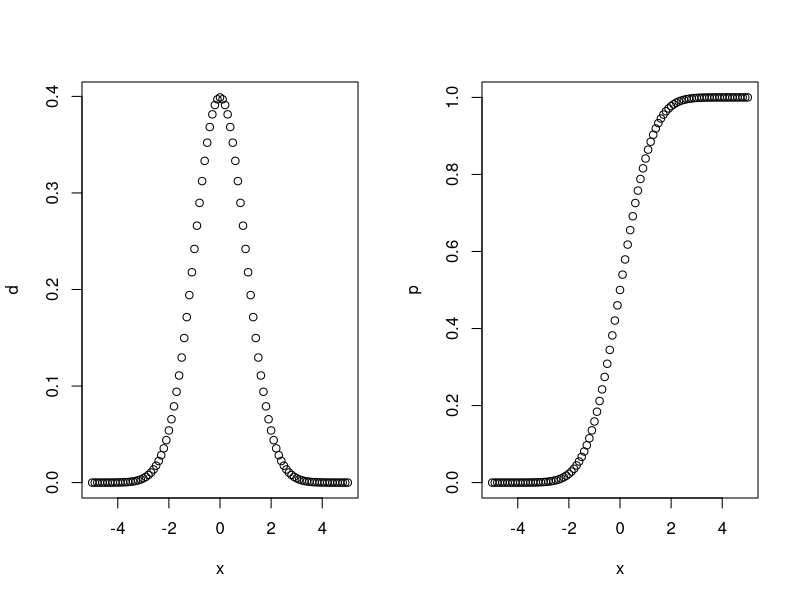
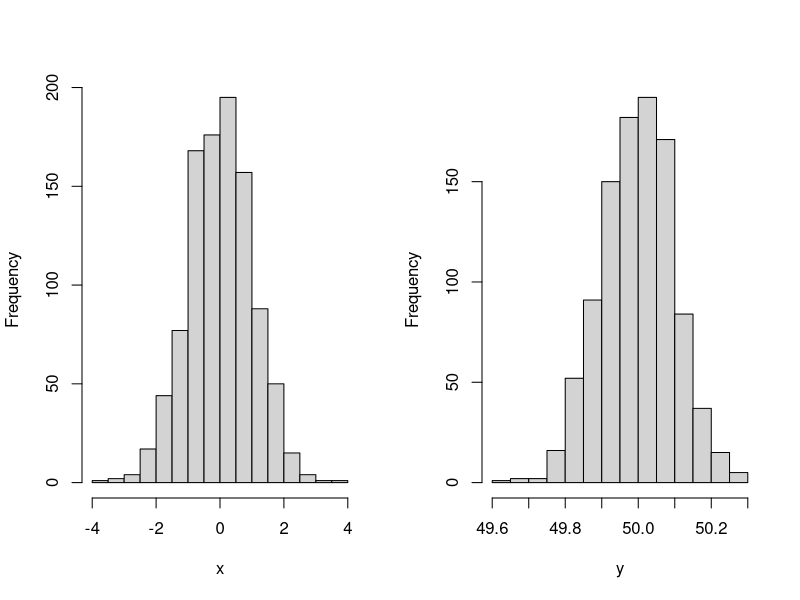
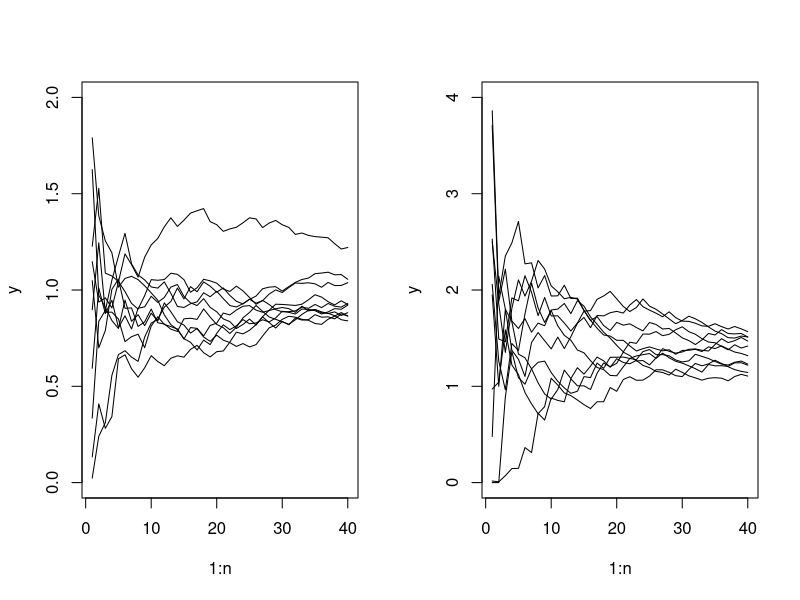

These charts were generated, in order, by the following R code:
## ---- chunk 1
getwd()
## ---- chunk 2
setwd("D:/desktop/ucsd/TA 181A WI23/week1")
## ---- chunk 3
help(log)
?log
## ---- chunk 4
help.search("log")
??log
## ---- chunk 5
7+10
2*3
2^3
sqrt(9)
## ---- chunk 6
x <- 3.1
x = 3.1
x #print x
## ---- chunk 7
(x+2)/3 #do calculation with x
## ---- chunk 8
y <- exp(2*x)-1
y
## ---- chunk 9
ls()
## ---- chunk 10
rm(list=ls())
## ---- chunk 11
x <- c(5, 10, 50.6)
x
## ---- chunk 12
y <- seq(from=0, to=10, by=0.25) #by: increment of the sequence
y
## ---- chunk 13
z <- seq(from=0, to=0.75, len=10)
z
## ---- chunk 14
(1:5) + 1
## ---- chunk 15
(1:5) + (3:7)
## ---- chunk 16
(1:5)^2
## ---- chunk 17
(1:5) * (3:7)
## ---- chunk 18
(1:5) %*% (3:7)
## ---- chunk 19
sum(x)
mean(x)
sd(x)
## ---- chunk 20
x
x[1]
x[5]
## ---- chunk 21
x[3] <- 10.6
x
## ---- chunk 22
x[1:3]
## ---- chunk 23
x[-2]
x[c(1,3)]
## ---- chunk 24
mat <- matrix(data=c(9,2,3,4,5,6), ncol=3)
mat
## ---- chunk 25
mat <- matrix(data=c(9,2,3,4,5,6), ncol=3, byrow=TRUE)
mat
## ---- chunk 26
mat[1, 2]
mat[2, ]
mean(mat)
## ---- chunk 27
dim(mat)
## ---- chunk 28
t = data.frame(x = c(11,12,14), y = c(19,20,21), z = c("a","b","c"))
t
## ---- chunk 29
mean(t$x)
mean(t[["x"]])
mean(t[ ,"x"])
## ---- chunk 30
x <- seq(-5, 5, by=0.1)
d <- dnorm(x); p <- pnorm(x)
par(mfrow = c(1,2))
plot(x, d)
plot(x, p)
## ---- chunk 31
x <- rnorm(1000) #generate 1000 standard normally distributed r.v., stored in a vector.
y <- rnorm(1000, mean=50, sd=.1)
par(mfrow = c(1,2))
hist(x, main = NULL)
hist(y, main = NULL)
## ---- chunk 32
w = 2
if (w<5){
  d=2
} else {
  d=10
}
d
## ---- chunk 33
h = seq(from=1, to=8)
s = c()
for (i in 2:10){
  s[i]= h[i]*10
}
s
## ---- chunk 34
# sampling
n = 40
x = runif(n, 0, 2)

# generate y[i] = (x[1]+...+x[i])/i
y = rep(0, n)
for (i in 1:n){
  y[i] = mean(x[1: i])
}

# plot
plot(1:n, y, type = 'l', ylim = c(0, 2))

x = runif(n, 0, 2)
# generate y[i] = (x[1]+...+x[i])/i
y = rep(0, n)
for (i in 1:n){
  y[i] = mean(x[1: i])
}

for(j in 1:9){
  x = runif(n, 0, 2)
  # generate y[i] = (x[1]+...+x[i])/i
  y = rep(0, n)
  for (i in 1:n){
    y[i] = mean(x[1: i])
  }
  lines(1:n, y)
}

## ---- chunk 35
# sampling
n = 40
x = runif(n, 0, 2)^2

# generate y[i] = (x[1]+...+x[i])/i
y = rep(0, n)
for (i in 1:n){
  y[i] = mean(x[1: i])
}

# plot
plot(1:n, y, type = 'l', ylim = c(0, 4))

x = runif(n, 0, 2)
# generate y[i] = (x[1]+...+x[i])/i
y = rep(0, n)
for (i in 1:n){
  y[i] = mean(x[1: i])
}

for(j in 1:9){
  x = runif(n, 0, 2)^2
  # generate y[i] = (x[1]+...+x[i])/i
  y = rep(0, n)
  for (i in 1:n){
    y[i] = mean(x[1: i])
  }
  lines(1:n, y)
}

